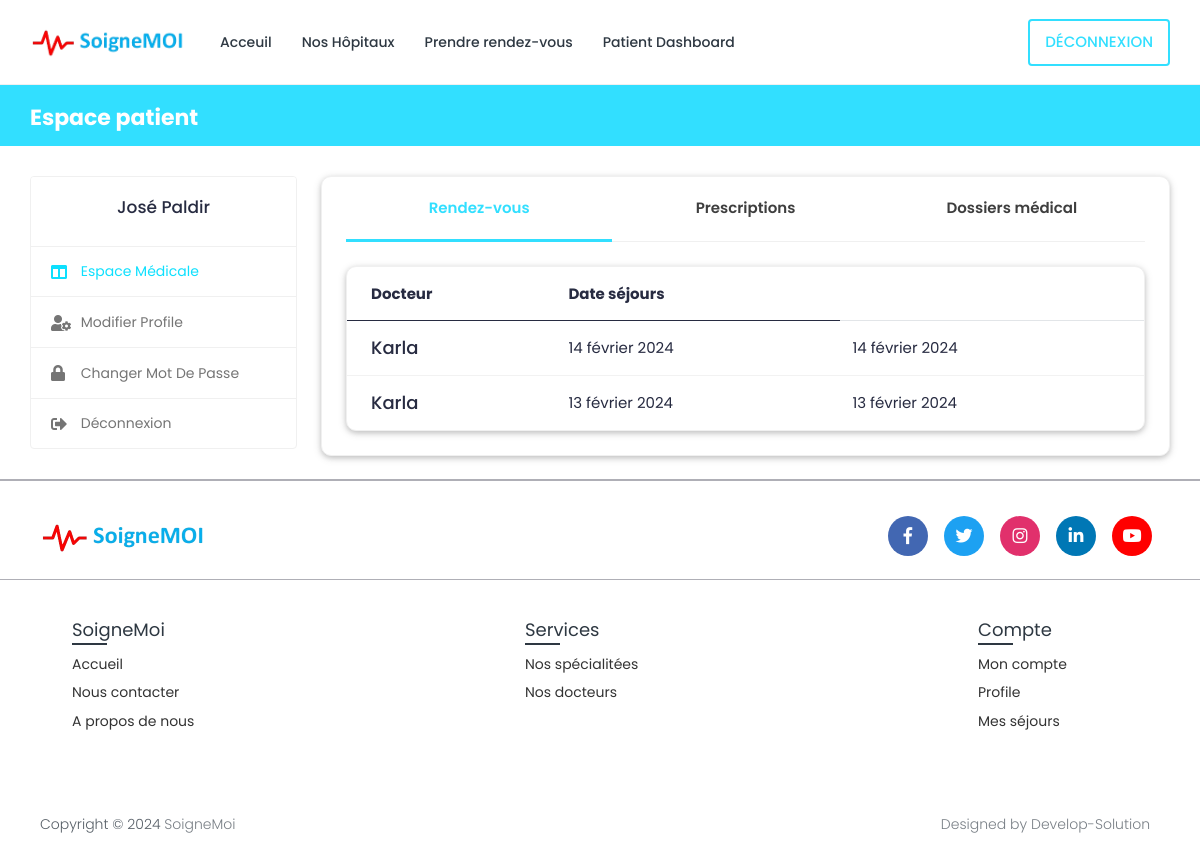
Screenshot of /patient-dashboard/ (signed in) with the database file from the repository.
### book/models.py (models this page shows, shortened)
class Patient(models.Model):
    patient_id = models.AutoField(primary_key=True)
    user = models.OneToOneField(User, on_delete=models.CASCADE, null=True, blank=True, related_name='patient')
    first_name = models.CharField(max_length=200, null=True, blank=True)
    last_name = models.CharField(max_length=200, null=True, blank=True)
    phone_number = models.CharField(max_length=10,null=True, blank=True)
    address = models.CharField(max_length=200, null=True, blank=True)
    date_of_bird = models.DateField(null=True, blank=True)
    serial_number = models.CharField(max_length=200, null=True, blank=True)

class Appointment(models.Model):
    appointment_id = models.AutoField(primary_key=True)
    doctor_time_slots = models.ForeignKey(DoctorTimeSlots, null=True, on_delete=models.CASCADE)
    start_date = models.DateField(null=True, blank=True)
    end_date = models.DateField(null=True, blank=True)
    motif = models.TextField(null=False, blank=False)
    doctor = models.ForeignKey(Doctor, on_delete=models.CASCADE, null=False, blank=False)
    patient = models.ForeignKey(Patient, on_delete=models.CASCADE, null=False, blank=False)
    serial_number = models.CharField(max_length=200, null=True, blank=True)
    choise_speciality=models.ForeignKey(Specialization, on_delete=models.CASCADE, null=True, blank=True)
    class Meta:
        verbose_name_plural = "Appointment"

class Doctor(models.Model):
    doctor_id = models.AutoField(primary_key=True)
    user = models.OneToOneField(User, on_delete=models.CASCADE, null=True, blank=True, related_name='profile')
    first_name = models.CharField(max_length=200, null=True)
    last_name = models.CharField(max_length=200, null=True)
    specialization = models.ForeignKey(Specialization, on_delete=models.SET_NULL, null=True, blank=True)
    phone_number = models.CharField(max_length=200, null=True, blank=True)
    date_of_bird = models.DateField(null=True, blank=True)
    hospital_name = models.ForeignKey(Hospital, on_delete=models.SET_NULL, null=True, blank=True)

### book/views.py (the view)
# urls.py: path('patient-dashboard/', views.patient_dashboard, name='patient-dashboard'),
@csrf_exempt
@login_required(login_url="login")
@cache_control(no_cache=True, must_revalidate=True, no_store=True)
def patient_dashboard(request):
    if request.user.is_patient:
        patient = Patient.objects.get(user=request.user)
        appointments = Appointment.objects.filter(patient=patient).order_by('-start_date')
        context = {'patient': patient, 'appointments': appointments}
    else:
        return redirect('logout')
    return render(request, 'book/patient/patient-dashboard.html', context)

### templates/book/patient/patient-dashboard.html (shortened to what this page needs)
{% extends 'book/base.html' %}
{% load static %}
{% block content %}
{% load static %}
<body>
  <div class="main-wrapper">
    <div class="breadcrumb-bar">
      <div class="container-fluid">
        <div class="row align-items-center">
          <div class="col-md-12 col-12">
            <h2 class="breadcrumb-title">Espace patient</h2>{% include 'book/message.html' %}
          </div>
        </div>
      </div>
    </div>
    <div class="content">
      <div class="container-fluid">
        <div class="row">
          <div class="col-md-5 col-lg-4 col-xl-3 theiaStickySidebar">
            <div>{% include 'book/patient/patient-sidebar.html' %}</div>
          </div>
          <div class="col-md-7 col-lg-8 col-xl-9">
            <div class="card">
              <div class="card-body pt-0">
                <nav class="user-tabs mb-4">
                  <ul class="nav nav-tabs nav-tabs-bottom nav-justified">
                    <li class="nav-item">
                      <a class="nav-link active" href="#pat_appointments" data-toggle="tab">Rendez-vous</a>
                    </li>
                    <li class="nav-item">
                      <a class="nav-link" href="#pat_prescriptions" data-toggle="tab">Prescriptions</a>
                    </li>
                    <li class="nav-item">
                      <a class="nav-link" href="#pat_medical_records" data-toggle="tab">
                        <span class="med-records">Dossiers médical</span>
                      </a>
                    </li>
                  </ul>
                </nav>
                <div class="tab-content pt-0">
                  <div id="pat_appointments" class="tab-pane fade show active">
                    <div class="card card-table mb-0">
                      <div class="card-body">
                        <div class="table-responsive">
                          <table class="table table-hover table-center mb-0">
                            <thead>
                              <tr>
                                <th>Docteur</th>
                                <th>Date séjours</th>
                              </tr>
                            </thead>
                            <tbody>
                                {% for appointment in appointments %}
                                <tr>
                                  <td>
                                    <h4 class="mb-0">{{ appointment.doctor.first_name }}</h4>
                                  </td>
                                  <td>{{appointment.start_date}}</td>
                                   <td>{{appointment.end_date}}</td>
                                </tr>
                                {% endfor %}
                              </tbody>
                          </table>
                        </div>
                      </div>
                    </div>
                 </div>
                </div>
              </div>
            </div>
          </div>
        </div>
      </div>
    </div>
  </div>
</body>
{% endblock content %}

### templates/book/patient/patient-sidebar.html
{% load static %}
<body>
    <div class="profile-sidebar">
      <div class="widget-profile pro-widget-content">
        <div class="profile-info-widget">
          <div class="profile-det-info">
            <h3>{{patient.first_name}} {{ patient.last_name}}</h3>
          </div>
        </div>
      </div>
      <div class="dashboard-widget">
        <nav class="dashboard-menu sidebar">
          <ul>
            <li class="active">
              <a href="{% url 'patient-dashboard' %}" class="nav-link">
                <i class="fas fa-columns"></i>
                <span>Espace médicale</span>
              </a>
            </li>
            <li>
              <a href="{% url 'profile-settings' %}" class="nav-link">
                <i class="fas fa-user-cog"></i>
                <span>Modifier profile</span>
              </a>
            </li>
            <li>
              <a href="{% url 'change-password' pk=user.id%}" class="nav-link">
                <i class="fas fa-lock"></i>
                <span>Changer mot de passe</span>
              </a>
            </li>
            <li>
              <a href="{% url 'logout' %}" class="nav-link">
                <i class="fas fa-sign-out-alt"></i>
                <span>Déconnexion</span>
              </a>
            </li>
          </ul>
        </nav>
      </div>
    </div>
</body>

### static/SGM/css/hospital.css (style rules this page uses)
.card { display: block; margin-bottom: 20px; line-height: 1.42857143; background-color: #fff; border-radius: 10px; box-shadow: 0 2px 5px 0 rgba(0,0,0,0.16),0 2px 10px 0 rgba(0,0,0,0.12); transition: box-shadow .25s; }

### rows the page displays
Patient: first_name "José", last_name "Paldir"
Appointment: doctor.first_name "Karla", start_date "14 février 2024", end_date "14 février 2024"
Appointment: doctor.first_name "Karla", start_date "13 février 2024", end_date "13 février 2024"
